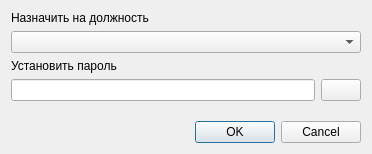
<?xml version="1.0" encoding="UTF-8"?>
<ui version="4.0">
 <class>EmployeeDefinitionWindow</class>
 <widget class="QDialog" name="EmployeeDefinitionWindow">
  <property name="geometry">
   <rect>
    <x>0</x>
    <y>0</y>
    <width>372</width>
    <height>154</height>
   </rect>
  </property>
  <property name="windowTitle">
   <string>IESAA | Добавление в систему</string>
  </property>
  <layout class="QVBoxLayout" name="verticalLayout_3">
   <item>
    <layout class="QVBoxLayout" name="verticalLayout">
     <item>
      <widget class="QLabel" name="label">
       <property name="minimumSize">
        <size>
         <width>150</width>
         <height>0</height>
        </size>
       </property>
       <property name="text">
        <string>Назначить на должность</string>
       </property>
      </widget>
     </item>
     <item>
      <widget class="QComboBox" name="comboBox">
       <property name="sizePolicy">
        <sizepolicy hsizetype="Expanding" vsizetype="Fixed">
         <horstretch>0</horstretch>
         <verstretch>0</verstretch>
        </sizepolicy>
       </property>
      </widget>
     </item>
    </layout>
   </item>
   <item>
    <layout class="QVBoxLayout" name="verticalLayout_2">
     <item>
      <widget class="QLabel" name="label_2">
       <property name="text">
        <string>Установить пароль</string>
       </property>
      </widget>
     </item>
     <item>
      <layout class="QHBoxLayout" name="horizontalLayout">
       <item>
        <widget class="QLineEdit" name="lineEdit">
         <property name="echoMode">
          <enum>QLineEdit::Password</enum>
         </property>
        </widget>
       </item>
       <item>
        <widget class="QPushButton" name="pushButton">
         <property name="icon">
          <iconset resource="../res/Res.qrc">
           <normaloff>:/icons/black/Eye</normaloff>:/icons/black/Eye</iconset>
         </property>
        </widget>
       </item>
      </layout>
     </item>
    </layout>
   </item>
   <item>
    <spacer name="verticalSpacer">
     <property name="orientation">
      <enum>Qt::Vertical</enum>
     </property>
     <property name="sizeHint" stdset="0">
      <size>
       <width>20</width>
       <height>40</height>
      </size>
     </property>
    </spacer>
   </item>
   <item>
    <widget class="QDialogButtonBox" name="buttonBox">
     <property name="orientation">
      <enum>Qt::Horizontal</enum>
     </property>
     <property name="standardButtons">
      <set>QDialogButtonBox::Cancel|QDialogButtonBox::Ok</set>
     </property>
    </widget>
   </item>
  </layout>
 </widget>
 <resources>
  <include location="../res/Res.qrc"/>
 </resources>
 <connections>
  <connection>
   <sender>buttonBox</sender>
   <signal>accepted()</signal>
   <receiver>EmployeeDefinitionWindow</receiver>
   <slot>accept()</slot>
   <hints>
    <hint type="sourcelabel">
     <x>248</x>
     <y>254</y>
    </hint>
    <hint type="destinationlabel">
     <x>157</x>
     <y>274</y>
    </hint>
   </hints>
  </connection>
  <connection>
   <sender>buttonBox</sender>
   <signal>rejected()</signal>
   <receiver>EmployeeDefinitionWindow</receiver>
   <slot>reject()</slot>
   <hints>
    <hint type="sourcelabel">
     <x>316</x>
     <y>260</y>
    </hint>
    <hint type="destinationlabel">
     <x>286</x>
     <y>274</y>
    </hint>
   </hints>
  </connection>
 </connections>
</ui>
